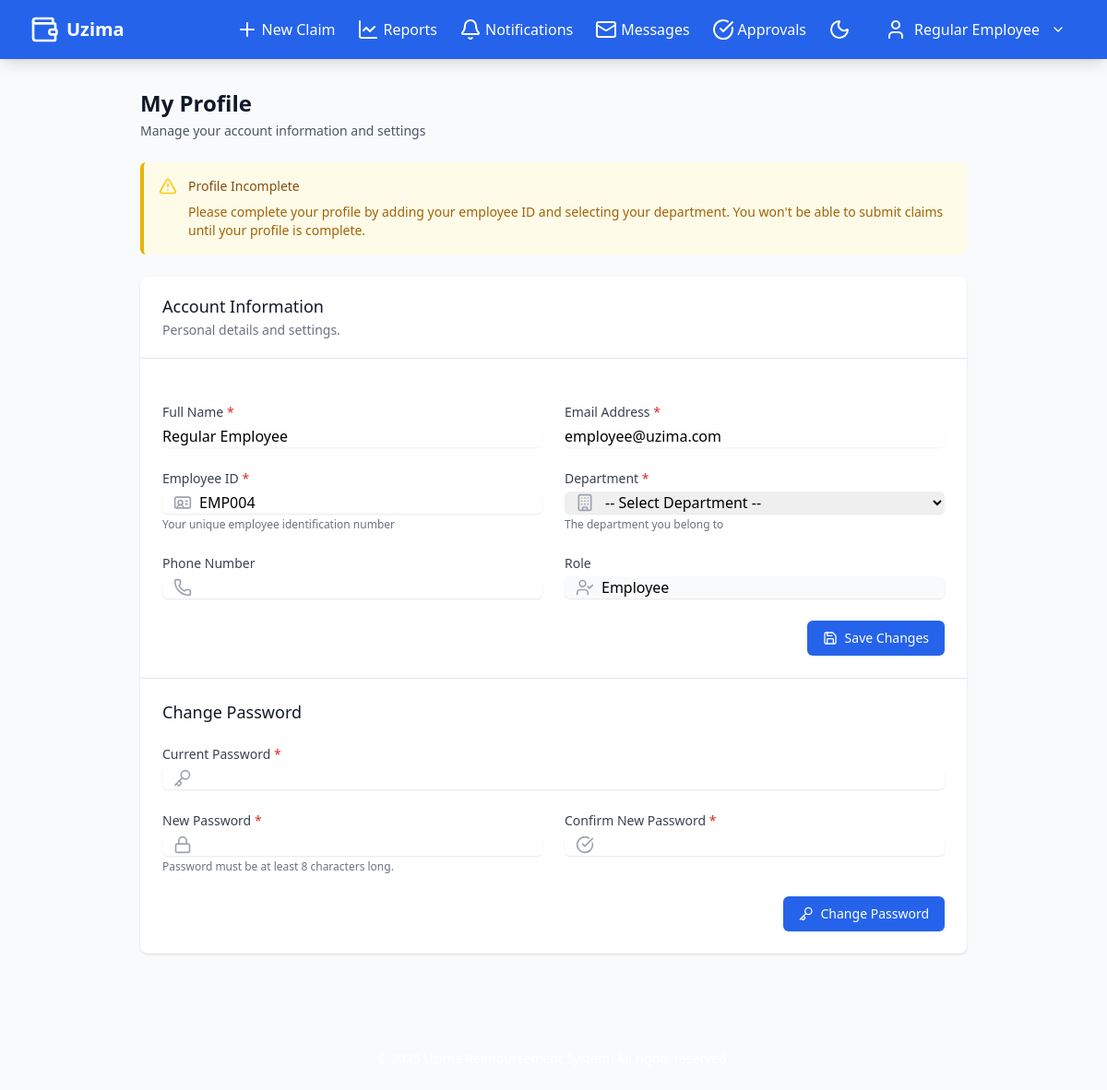
Screenshot of /profile.php (signed in) with the database file from the repository.
### tables this page shows
CREATE TABLE users (
                userID INTEGER PRIMARY KEY AUTOINCREMENT,
                employeeID TEXT UNIQUE,
                fullName TEXT NOT NULL,
                email TEXT NOT NULL UNIQUE,
                password TEXT NOT NULL,
                department_id INTEGER,
                position TEXT,
                role TEXT NOT NULL DEFAULT 'Employee',
                hire_date TEXT,
                contact_number TEXT,
                profile_image TEXT DEFAULT 'assets/images/default_profile.png',
                total_reimbursement NUMERIC DEFAULT 0.00,
                budget_limit NUMERIC DEFAULT NULL,
                is_active INTEGER DEFAULT 1,
                last_login TEXT,
                created_at TIMESTAMP DEFAULT CURRENT_TIMESTAMP,
                updated_at TIMESTAMP DEFAULT CURRENT_TIMESTAMP
            );

### profile.php (the view, shortened to what this page needs)
<?php
require 'config.php';
$user = [];
try {
    $stmt = $pdo->prepare("SELECT * FROM users WHERE userID = ?");
    $stmt->execute([$_SESSION['user_id']]);
    $user = $stmt->fetch();
    $is_profile_complete = !empty($user['employeeID']) && !empty($user['department_id']);
} catch (Exception $e) {
    $error = $e->getMessage();
}
include 'includes/header.php';
?>
<div class="max-w-4xl mx-auto">
    <div class="mb-6">
        <h1 class="text-2xl font-bold text-gray-900 dark:text-white">My Profile</h1>
        <p class="mt-1 text-sm text-gray-600 dark:text-gray-400">
            Manage your account information and settings
        </p>
    </div>
    <?php if (!isset($is_profile_complete) || !$is_profile_complete): ?>
    <div class="mb-6 rounded-md bg-yellow-50 dark:bg-yellow-900/30 p-4 border-l-4 border-yellow-500">
        <div class="flex">
            <div class="flex-shrink-0">
                <i data-lucide="alert-triangle" class="h-5 w-5 text-yellow-400 dark:text-yellow-500"></i>
            </div>
            <div class="ml-3">
                <h3 class="text-sm font-medium text-yellow-800 dark:text-yellow-200">Profile Incomplete</h3>
                <div class="mt-2 text-sm text-yellow-700 dark:text-yellow-300">
                    <p>Please complete your profile by adding your employee ID and selecting your department. You won't be able to submit claims until your profile is complete.</p>
                </div>
            </div>
        </div>
    </div>
    <?php endif; ?>
    <div class="bg-white dark:bg-gray-800 shadow overflow-hidden sm:rounded-lg">
        <div class="px-4 py-5 sm:px-6 border-b border-gray-200 dark:border-gray-700">
            <h3 class="text-lg leading-6 font-medium text-gray-900 dark:text-white">Account Information</h3>
            <p class="mt-1 max-w-2xl text-sm text-gray-500 dark:text-gray-400">Personal details and settings.</p>
        </div>
        <div class="px-4 py-5 sm:p-6 border-b border-gray-200 dark:border-gray-700">
            <form action="profile.php" method="post" class="space-y-6">
                <div class="grid grid-cols-1 md:grid-cols-2 gap-6">
                    <div>
                        <label for="fullName" class="block text-sm font-medium text-gray-700 dark:text-gray-300">
                            Full Name <span class="text-red-600">*</span>
                        </label>
                        <input type="text" name="fullName" id="fullName" value="<?= htmlspecialchars($user['fullName']) ?>" required
                               class="mt-1 block w-full border-gray-300 dark:border-gray-600 dark:bg-gray-700 dark:text-white focus:ring-blue-500 focus:border-blue-500 rounded-md shadow-sm">
                    </div>
                    <div>
                        <label for="email" class="block text-sm font-medium text-gray-700 dark:text-gray-300">
                            Email Address <span class="text-red-600">*</span>
                        </label>
                        <input type="email" name="email" id="email" value="<?= htmlspecialchars($user['email']) ?>" required
                               class="mt-1 block w-full border-gray-300 dark:border-gray-600 dark:bg-gray-700 dark:text-white focus:ring-blue-500 focus:border-blue-500 rounded-md shadow-sm">
                    </div>
                    <div>
                        <label for="employeeID" class="block text-sm font-medium text-gray-700 dark:text-gray-300">
                            Employee ID <span class="text-red-600">*</span>
                        </label>
                        <div class="mt-1 relative rounded-md shadow-sm">
                            <div class="absolute inset-y-0 left-0 pl-3 flex items-center pointer-events-none">
                            </div>
                            <input type="text" name="employeeID" id="employeeID" value="<?= htmlspecialchars($user['employeeID'] ?? '') ?>" required
                                   placeholder="e.g. EMP001"
                                   class="block w-full pl-10 border-gray-300 dark:border-gray-600 dark:bg-gray-700 dark:text-white focus:ring-blue-500 focus:border-blue-500 rounded-md shadow-sm">
                        </div>
                        <p class="mt-1 text-xs text-gray-500 dark:text-gray-400">
                            Your unique employee identification number
                        </p>
                    </div>
                    <div>
                        <label for="department_id" class="block text-sm font-medium text-gray-700 dark:text-gray-300">
                            Department <span class="text-red-600">*</span>
                        </label>
                        <div class="mt-1 relative rounded-md shadow-sm">
                            <div class="absolute inset-y-0 left-0 pl-3 flex items-center pointer-events-none">
                            </div>
                            <select name="department_id" id="department_id" required
                                   class="block w-full pl-10 border-gray-300 dark:border-gray-600 dark:bg-gray-700 dark:text-white focus:ring-blue-500 focus:border-blue-500 rounded-md shadow-sm">
                                <option value="">-- Select Department --</option>
                            </select>
                        </div>
                        <p class="mt-1 text-xs text-gray-500 dark:text-gray-400">
                            The department you belong to
                        </p>
                    </div>
                    <div>
                        <label for="contact_number" class="block text-sm font-medium text-gray-700 dark:text-gray-300">
                            Phone Number
                        </label>
                        <div class="mt-1 relative rounded-md shadow-sm">
                            <div class="absolute inset-y-0 left-0 pl-3 flex items-center pointer-events-none">
                            </div>
                            <input type="tel" name="contact_number" id="contact_number" value="<?= htmlspecialchars($user['contact_number'] ?? '') ?>"
                                   class="block w-full pl-10 border-gray-300 dark:border-gray-600 dark:bg-gray-700 dark:text-white focus:ring-blue-500 focus:border-blue-500 rounded-md shadow-sm">
                        </div>
                    </div>
                    <div>
                        <label for="role" class="block text-sm font-medium text-gray-700 dark:text-gray-300">
                            Role
                        </label>
                        <div class="mt-1 relative rounded-md shadow-sm">
                            <div class="absolute inset-y-0 left-0 pl-3 flex items-center pointer-events-none">
                            </div>
                            <input type="text" id="role" value="<?= htmlspecialchars($user['role']) ?>" disabled
                                   class="block w-full pl-10 border-gray-300 dark:border-gray-600 dark:bg-gray-700 dark:text-gray-400 rounded-md shadow-sm bg-gray-50 dark:bg-gray-800">
                        </div>
                    </div>
                </div>
                <div class="flex justify-end">
                    <button type="submit" class="inline-flex items-center px-4 py-2 border border-transparent text-sm font-medium rounded-md shadow-sm text-white bg-blue-600 hover:bg-blue-700 focus:outline-none">
                        <i data-lucide="save" class="h-4 w-4 mr-2"></i>
                        Save Changes
                    </button>
                </div>
            </form>
        </div>
        <div class="px-4 py-5 sm:p-6">
            <h3 class="text-lg leading-6 font-medium text-gray-900 dark:text-white mb-4">Change Password</h3>
            <form action="profile.php" method="post" class="space-y-6">
                <div class="grid grid-cols-1 md:grid-cols-2 gap-6">
                    <div class="md:col-span-2">
                        <label for="current_password" class="block text-sm font-medium text-gray-700 dark:text-gray-300">
                            Current Password <span class="text-red-600">*</span>
                        </label>
                        <div class="mt-1 relative rounded-md shadow-sm">
                            <div class="absolute inset-y-0 left-0 pl-3 flex items-center pointer-events-none">
                            </div>
                            <input type="password" name="current_password" id="current_password" required
                                   class="block w-full pl-10 border-gray-300 dark:border-gray-600 dark:bg-gray-700 dark:text-white focus:ring-blue-500 focus:border-blue-500 rounded-md shadow-sm">
                        </div>
                    </div>
                    <div>
                        <label for="new_password" class="block text-sm font-medium text-gray-700 dark:text-gray-300">
                            New Password <span class="text-red-600">*</span>
                        </label>
                        <div class="mt-1 relative rounded-md shadow-sm">
                            <div class="absolute inset-y-0 left-0 pl-3 flex items-center pointer-events-none">
                            </div>
                            <input type="password" name="new_password" id="new_password" required
                                   class="block w-full pl-10 border-gray-300 dark:border-gray-600 dark:bg-gray-700 dark:text-white focus:ring-blue-500 focus:border-blue-500 rounded-md shadow-sm">
                        </div>
                        <p class="mt-1 text-xs text-gray-500 dark:text-gray-400">
                            Password must be at least 8 characters long.
                        </p>
                    </div>
                    <div>
                        <label for="confirm_password" class="block text-sm font-medium text-gray-700 dark:text-gray-300">
                            Confirm New Password <span class="text-red-600">*</span>
                        </label>
                        <div class="mt-1 relative rounded-md shadow-sm">
                            <div class="absolute inset-y-0 left-0 pl-3 flex items-center pointer-events-none">
                            </div>
                            <input type="password" name="confirm_password" id="confirm_password" required
                                   class="block w-full pl-10 border-gray-300 dark:border-gray-600 dark:bg-gray-700 dark:text-white focus:ring-blue-500 focus:border-blue-500 rounded-md shadow-sm">
                        </div>
                    </div>
                </div>
                <div class="flex justify-end">
                    <button type="submit" class="inline-flex items-center px-4 py-2 border border-transparent text-sm font-medium rounded-md shadow-sm text-white bg-blue-600 hover:bg-blue-700 focus:outline-none">
                        <i data-lucide="key" class="h-4 w-4 mr-2"></i>
                        Change Password
                    </button>
                </div>
            </form>
        </div>
    </div>
</div>
<?php
include 'includes/footer.php';
?>

### rows the page displays
users: fullName "Regular Employee", email "employee@uzima.com", employeeID "EMP004", role "Employee"

### other values shown
$_SESSION['fullName'] "Regular Employee"
